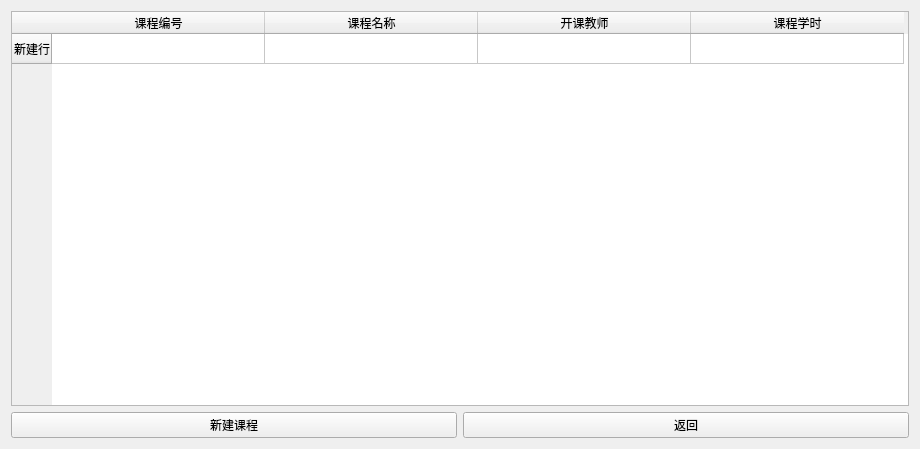
<?xml version="1.0" encoding="UTF-8"?>
<ui version="4.0">
 <class>Couorse_Search</class>
 <widget class="QWidget" name="Couorse_Search">
  <property name="geometry">
   <rect>
    <x>0</x>
    <y>0</y>
    <width>920</width>
    <height>449</height>
   </rect>
  </property>
  <property name="windowTitle">
   <string>Form</string>
  </property>
  <layout class="QGridLayout" name="gridLayout">
   <item row="2" column="1">
    <widget class="QPushButton" name="pushButton">
     <property name="text">
      <string>返回</string>
     </property>
    </widget>
   </item>
   <item row="0" column="0" colspan="2">
    <widget class="QTableWidget" name="tableWidget">
     <attribute name="horizontalHeaderCascadingSectionResizes">
      <bool>true</bool>
     </attribute>
     <attribute name="horizontalHeaderMinimumSectionSize">
      <number>25</number>
     </attribute>
     <attribute name="horizontalHeaderDefaultSectionSize">
      <number>213</number>
     </attribute>
     <attribute name="horizontalHeaderHighlightSections">
      <bool>true</bool>
     </attribute>
     <attribute name="horizontalHeaderShowSortIndicator" stdset="0">
      <bool>false</bool>
     </attribute>
     <attribute name="horizontalHeaderStretchLastSection">
      <bool>false</bool>
     </attribute>
     <row>
      <property name="text">
       <string>新建行</string>
      </property>
     </row>
     <column>
      <property name="text">
       <string>课程编号</string>
      </property>
     </column>
     <column>
      <property name="text">
       <string>课程名称</string>
      </property>
     </column>
     <column>
      <property name="text">
       <string>开课教师</string>
      </property>
     </column>
     <column>
      <property name="text">
       <string>课程学时</string>
      </property>
     </column>
    </widget>
   </item>
   <item row="2" column="0">
    <widget class="QPushButton" name="pushButton_2">
     <property name="text">
      <string>新建课程</string>
     </property>
    </widget>
   </item>
  </layout>
 </widget>
 <resources/>
 <connections/>
</ui>
